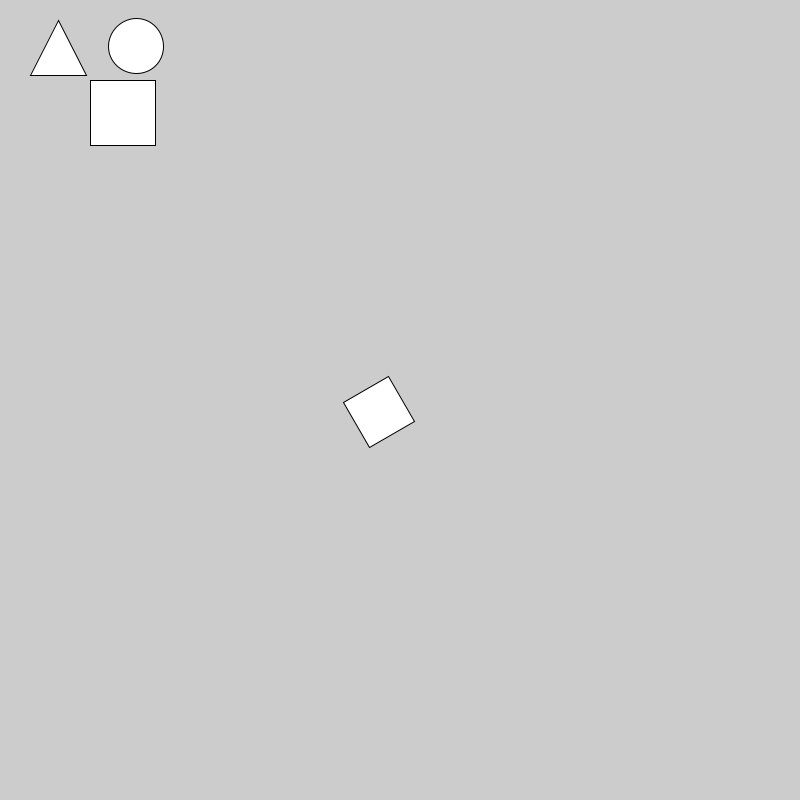
Frame 1 (no input)
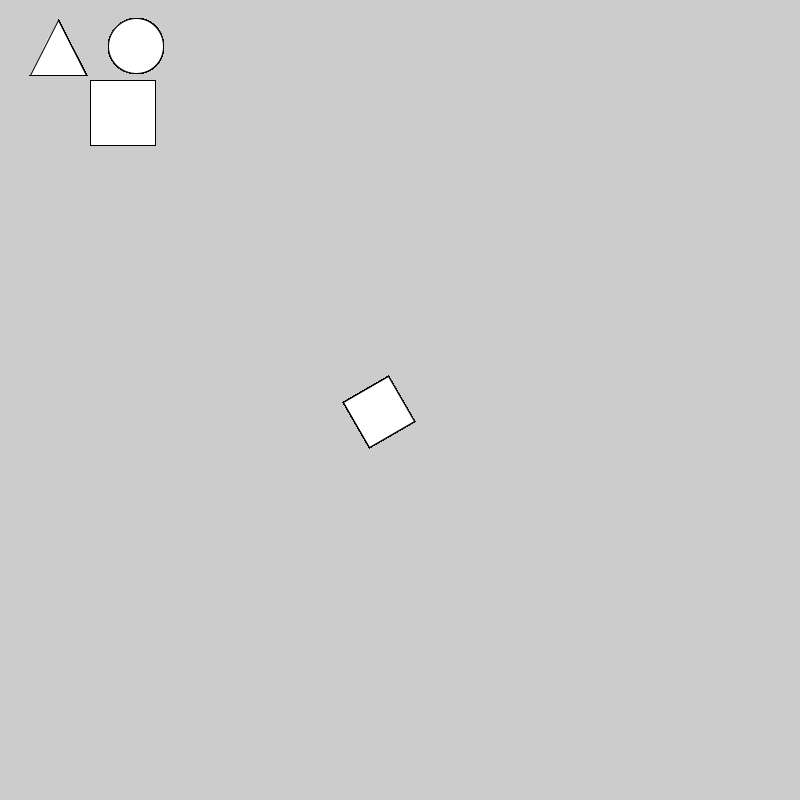
Frame 60 (the mouse pressed at the canvas centre just before this capture)
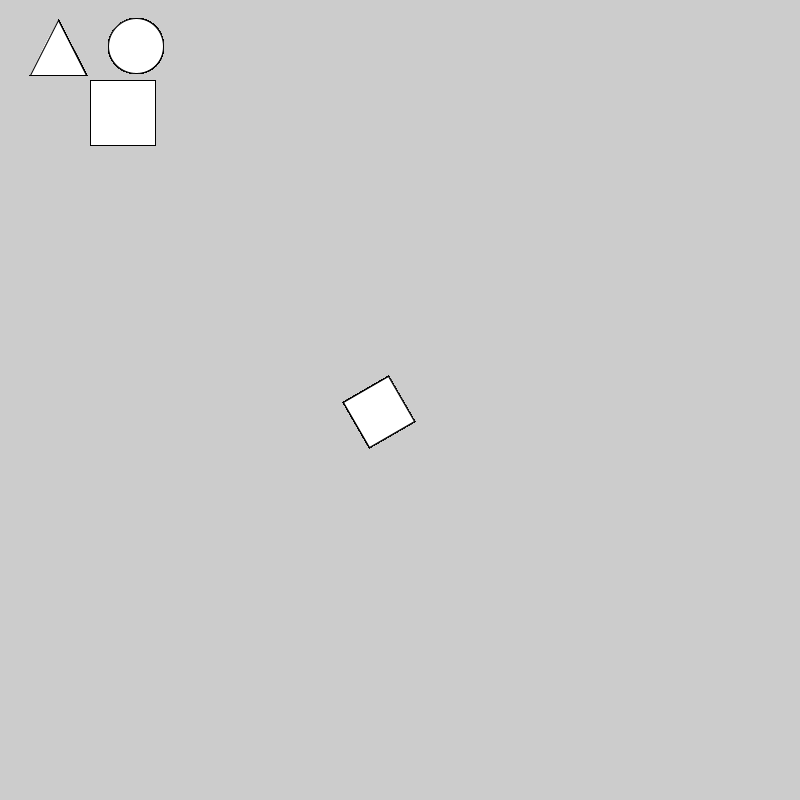
Frame 120 (the mouse held since frame 60 and released just before this capture)

The Processing sketch that drew these frames (run headless with seeded random() and noise(); from frame 60 on, the mouse is pressed at the canvas centre):

// Processing sketch: shapes
// ── shapes.pde
PShape diamond;
void setup() {
  size (800,800);
}
void draw(){
  triangle (30,75,58,20,86,75); //triangle
  ellipse (136,46,55,55); //circle
    rect (90,80,65,65);
  translate (width/2 , height/2);
  rotate (PI/ 3);
  rect ( -26, -2, 52, 52); //diamond



}
